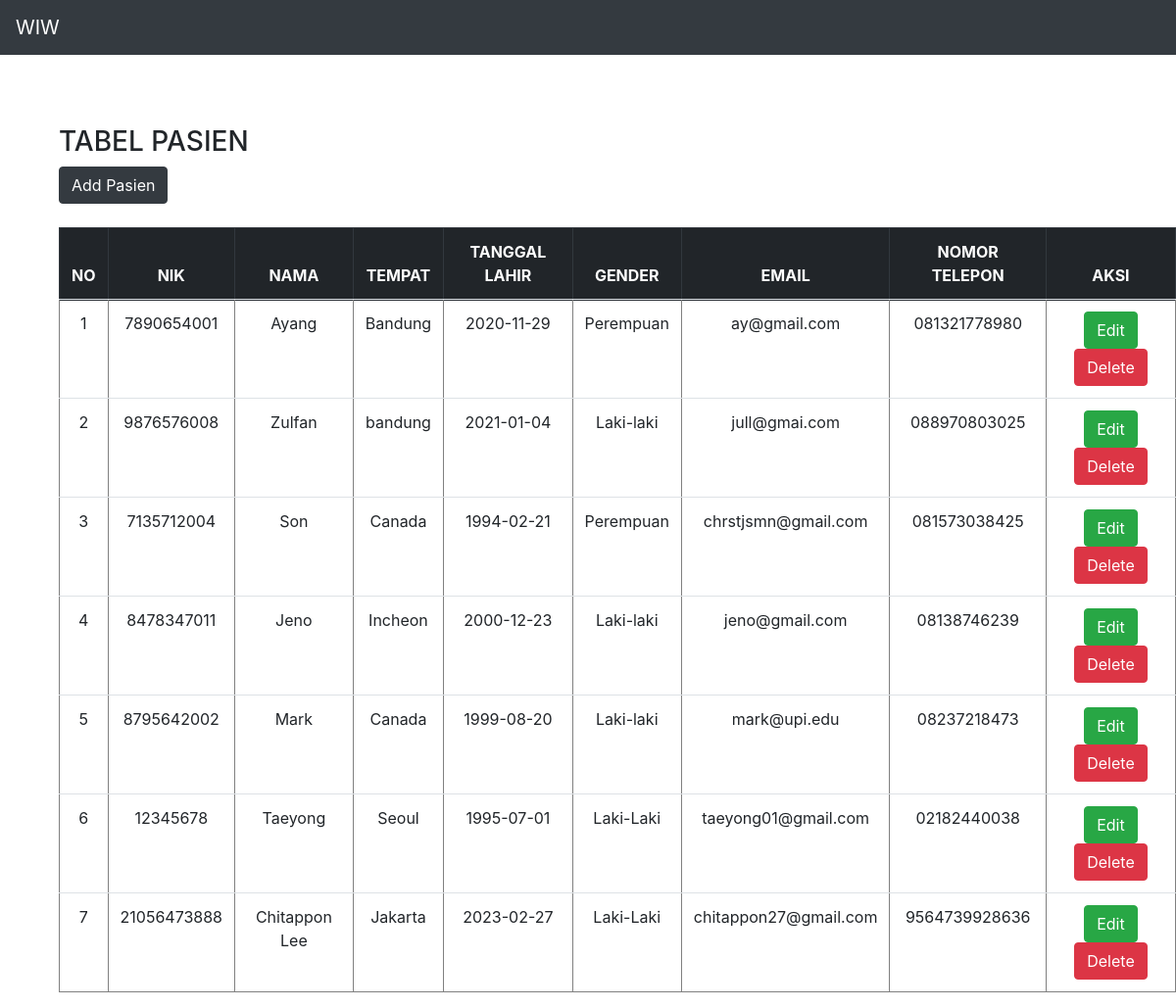
The page / on the database its author committed.
### tables this page shows
CREATE TABLE `pasien` (
  `id` int(11) NOT NULL,
  `nik` varchar(100) NOT NULL,
  `nama` varchar(100) NOT NULL,
  `tempat` varchar(100) NOT NULL,
  `tl` varchar(100) NOT NULL,
  `gender` varchar(10) NOT NULL,
  `email` varchar(100) NOT NULL,
  `telp` varchar(100) NOT NULL
);

### presenter/ProsesPasien.php (called while the page is built, shortened)
<?php
class ProsesPasien implements KontrakPresenter
{
	private $tabelpasien;
	private $data = [];
	function __construct()
	{
		try {
			$db_host = "localhost";
			$db_user = "root";
			$db_password = "";
			$db_name = "mvp_01";
			$this->tabelpasien = new TabelPasien($db_host, $db_user, $db_password, $db_name);
			$this->data = array();
		} catch (Exception $e) {
			echo "wiw error" . $e->getMessage();
		}
	}
	function prosesDataPasien()
	{
		try {
			$this->tabelpasien->open();
			$this->tabelpasien->getPasien();
			while ($row = $this->tabelpasien->getResult()) {
				$this->data[] = $row;
			}
		} catch (Exception $e) {
			echo "wiw error part 2" . $e->getMessage();
		}
	}
	function getId($i)
	{
		return $this->data[$i]['id'];
	}
	function getNik($i)
	{
		return $this->data[$i]['nik'];
	}
	function getNama($i)
	{
		return $this->data[$i]['nama'];
	}
	function getTempat($i)
	{
		return $this->data[$i]['tempat'];
	}
	function getTl($i)
	{
		return $this->data[$i]['tl'];
	}
	function getGender($i)
	{
		return $this->data[$i]['gender'];
	}
	function getEmail($i)
	{
		return $this->data[$i]['email'];
	}
	function getTelp($i)
	{
		return $this->data[$i]['telp'];
	}
	function getSize()
	{
		return sizeof($this->data);
	}
}

### model/DB.class.php (called while the page is built, shortened)
<?php
class DB
{
	var $db_host = '';
	var $db_user = '';
	var $db_password = '';
	var $db_name = '';
	var $db_link = '';
	function __construct($db_host = '', $db_user = '', $db_password = '', $db_name = '')
	{
		$this->db_host = $db_host;
		$this->db_user = $db_user;
		$this->db_password = $db_password;
		$this->db_name = $db_name;
	}
	function open()
	{
		$this->db_link = mysqli_connect($this->db_host, $this->db_user, $this->db_password, $this->db_name);
	}
	function execute($query = "")
	{
		$this->result = mysqli_query($this->db_link, $query);
		return $this->result;
	}
}

### model/TabelPasien.class.php (called while the page is built, shortened)
<?php
class TabelPasien extends DB
{
	function getPasien()
	{
		$query = "SELECT * FROM pasien";
		return $this->execute($query);
	}
}

### view/TampilPasien.php (the view, shortened to what this page needs)
<?php
include("presenter/ProsesPasien.php");
class TampilPasien implements KontrakView
{
	private $prosespasien;
	function __construct()
	{
		$this->prosespasien = new ProsesPasien();
	}
	function tampil()
	{
		$this->prosespasien->prosesDataPasien();
		$data = null;
		for ($i = 0; $i < $this->prosespasien->getSize(); $i++) {
			$no = $i + 1;
			$data .= "<tr>
			<td>" . $no . "</td>
			<td>" . $this->prosespasien->getNik($i) . "</td>
			<td>" . $this->prosespasien->getNama($i) . "</td>
			<td>" . $this->prosespasien->getTempat($i) . "</td>
			<td>" . $this->prosespasien->getTl($i) . "</td>
			<td>" . $this->prosespasien->getGender($i) . "</td>
			<td>" . $this->prosespasien->getEmail($i) . "</td>
			<td>" . $this->prosespasien->getTelp($i) . "</td>
			<td>
				<a class='btn btn-success' href='index.php?id_edit=" . $this->prosespasien->getId($i) . "'>Edit</a>
				<a class='btn btn-danger' href='index.php?id_hapus=" . $this->prosespasien->getId($i) . "'>Delete</a>
			</td>
			";
		}
	}
}

### index.php (shortened to what this page needs)
<?php
include("model/Template.class.php");
include("model/DB.class.php");
include("model/TabelPasien.class.php");
include("view/TampilPasien.php");
$tp = new TampilPasien();
if (isset($_POST['add'])) {
    $tp->add($_POST);
  }
  else if(isset($_POST['update'])){
    $tp->update($_POST);
  }
  else if(!empty($_GET['tambah'])){
    $tp->formAdd();
  }
  else if (!empty($_GET['id_hapus'])) {
    $id = $_GET['id_hapus'];
    $tp->delete($id);
  }
  else if (!empty($_GET['id_edit'])) {
    $id = $_GET['id_edit'];
    $tp->formUpdate($id);
  }
  else{
    $tp->tampil();
  }

### model/Template.class.php (shortened to what this page needs)
<?php
class Template{
	var $content = '';
	function __construct($filename = ''){
		$this->content = implode('', @file($filename));
	}
	function clear(){
		$this->content = preg_replace("/DATA_[A-Z|_|0-9]+/", "", $this->content);
	}
	function write(){
		print $this->content;
	}
	function replace($old = '', $new = ''){
		if(is_int($new)){
			$value = sprintf("%d", $new);
		}elseif(is_float($new)){
			$value = sprintf("%f", $new);
		}elseif(is_array($new)){
			$value = '';
			foreach( $new as $item){
				$value .= $item. '';
			}
		}else{
			$value = $new;
		}
		$this->content = preg_replace("/$old/",  $value, $this->content);
	}
}

### rows shown on the page
pasien: no "1", nik "7890654001", nama "Ayang", tempat "Bandung", tl "2020-11-29", gender "Perempuan", email "ay@gmail.com", telp "081321778980"
pasien: no "2", nik "9876576008", nama "Zulfan", tempat "bandung", tl "2021-01-04", gender "Laki-laki", email "jull@gmai.com", telp "088970803025"
pasien: no "3", nik "7135712004", nama "Son", tempat "Canada", tl "1994-02-21", gender "Perempuan", email "chrstjsmn@gmail.com", telp "081573038425"
pasien: no "4", nik "8478347011", nama "Jeno", tempat "Incheon", tl "2000-12-23", gender "Laki-laki", email "jeno@gmail.com", telp "08138746239"
pasien: no "5", nik "8795642002", nama "Mark", tempat "Canada", tl "1999-08-20", gender "Laki-laki", email "mark@upi.edu", telp "08237218473"
pasien: no "6", nik "12345678", nama "Taeyong", tempat "Seoul", tl "1995-07-01", gender "Laki-Laki", email "taeyong01@gmail.com", telp "02182440038"
pasien: no "7", nik "21056473888", nama "Chitappon Lee", tempat "Jakarta", tl "2023-02-27", gender "Laki-Laki", email "chitappon27@gmail.com", telp "9564739928636"

### other values the page prints
$this->content "WIW TABEL PASIEN Add Pasien NO NIK NAMA TEMPAT TANGGAL LAHIR GENDER EMAIL NOMOR TELEPON AKSI"
